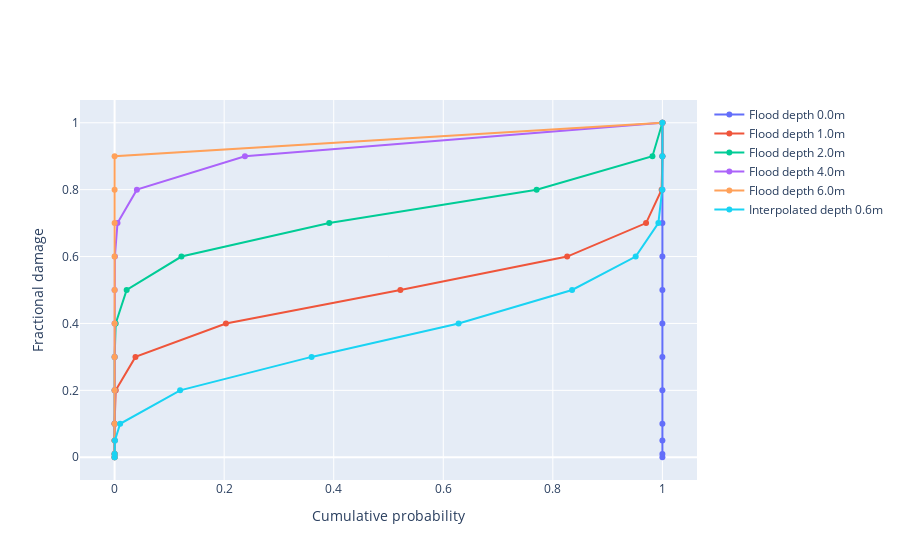

This figure's notebook cell:
### Code cell
import plotly.graph_objects as go

fig = go.Figure()
for i in [0, 2, 4, 6, 8]:
    fig.add_scatter(x=vuln.cdf[i, :], y=vuln.impact, name=f"Flood depth {hazard_indicator[i]}m")
# also interpolate for a depth of 0.6m and display
interp = vuln.interpolate_cdfs(np.array([0.6]))
fig.add_scatter(x=interp[0, :], y=vuln.impact, name=f"Interpolated depth 0.6m")
fig.update_xaxes(title="Cumulative probability", title_font={"size": 14})
fig.update_yaxes(title="Fractional damage", title_font={"size": 14})
fig.show()

### Figure 1 — Plotly figure (JSON) as saved in the notebook; plotly's stock layout.template omitted (floating-point values rounded to 4 significant figures)
{"data": [{"name": "Flood depth 0.0m", "type": "scatter", "x": [1, 1, 1, 1, 1, 1, 1, 1, 1, 1, 1, 1, 1], "y": [0, 0.01, 0.05, 0.1, 0.2, 0.3, 0.4, 0.5, 0.6, 0.7, 0.8, 0.9, 1]}, {"name": "Flood depth 1.0m", "type": "scatter", "x": [0, 2.59e-15, 1.139e-08, 6.193e-06, 0.002055, 0.0381, 0.2033, 0.5217, 0.8262, 0.9702, 0.9986, 1.0, 1], "y": [0, 0.01, 0.05, 0.1, 0.2, 0.3, 0.4, 0.5, 0.6, 0.7, 0.8, 0.9, 1]}, {"name": "Flood depth 2.0m", "type": "scatter", "x": [0, 1.198e-24, 4.365e-15, 4.951e-11, 4.366e-07, 6.91e-05, 0.002012, 0.02202, 0.122, 0.3918, 0.7704, 0.9818, 1], "y": [0, 0.01, 0.05, 0.1, 0.2, 0.3, 0.4, 0.5, 0.6, 0.7, 0.8, 0.9, 1]}, {"name": "Flood depth 4.0m", "type": "scatter", "x": [0, 7.311e-32, 6.644e-21, 3.464e-16, 1.789e-11, 1.012e-08, 9.01e-07, 2.903e-05, 0.0004907, 0.005289, 0.0407, 0.2379, 1], "y": [0, 0.01, 0.05, 0.1, 0.2, 0.3, 0.4, 0.5, 0.6, 0.7, 0.8, 0.9, 1]}, {"name": "Flood depth 6.0m", "type": "scatter", "x": [0, 0, 0, 0, 0, 0, 0, 0, 0, 0, 0, 0, 1], "y": [0, 0.01, 0.05, 0.1, 0.2, 0.3, 0.4, 0.5, 0.6, 0.7, 0.8, 0.9, 1]}, {"name": "Interpolated depth 0.6m", "type": "scatter", "x": [0, 4.198e-07, 0.0005781, 0.01016, 0.1196, 0.3596, 0.628, 0.8351, 0.9513, 0.9926, 0.9997, 1.0, 1], "y": [0, 0.01, 0.05, 0.1, 0.2, 0.3, 0.4, 0.5, 0.6, 0.7, 0.8, 0.9, 1]}], "layout": {"xaxis": {"title": {"font": {"size": 14}, "text": "Cumulative probability"}}, "yaxis": {"title": {"font": {"size": 14}, "text": "Fractional damage"}}}}
